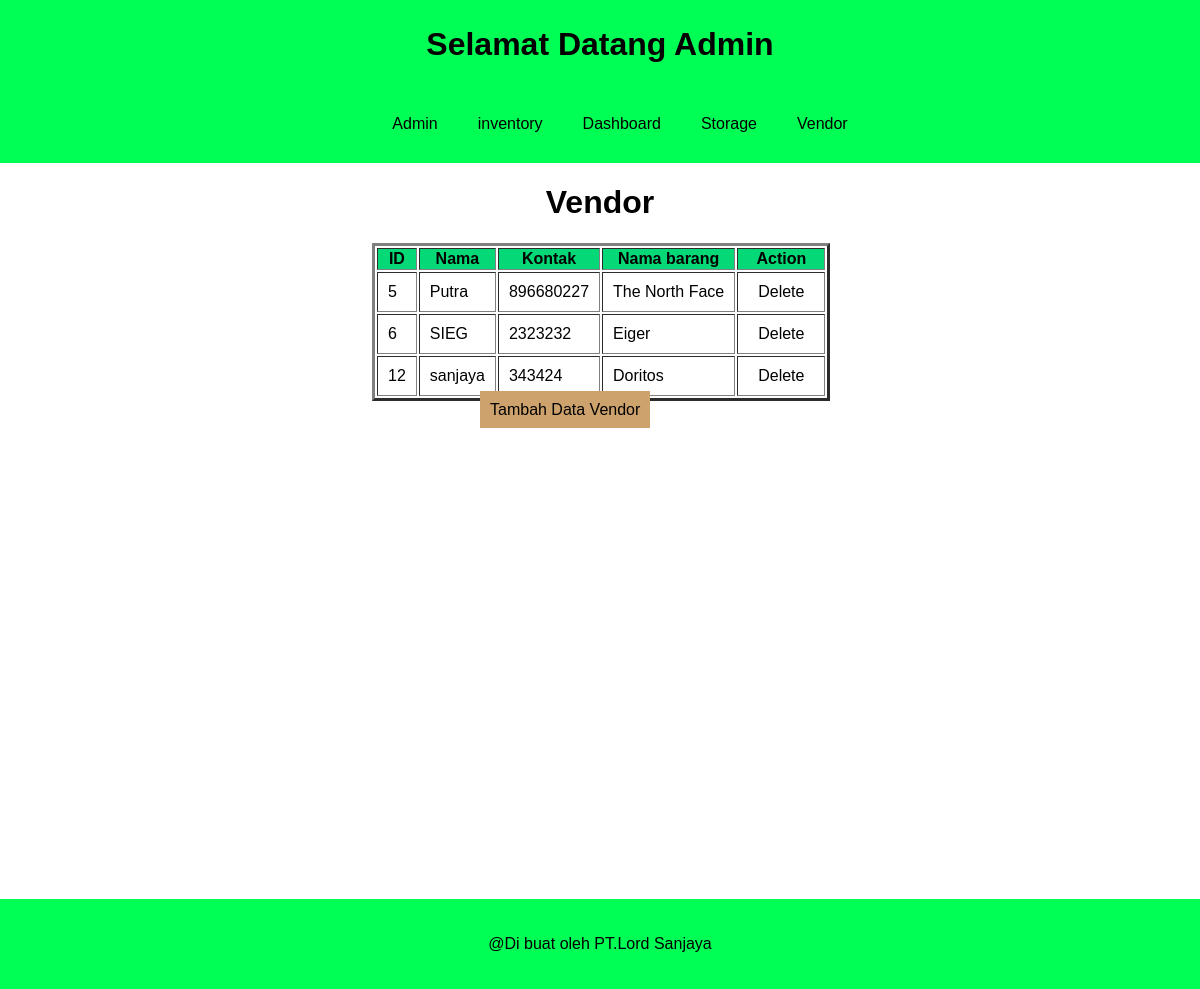
The app's page /vendor.php with its own data.
### tables this page shows
CREATE TABLE `vendor` (
  `id_vendor` int(11) NOT NULL,
  `Nama` varchar(200) NOT NULL,
  `Kontak` int(11) NOT NULL,
  `Nama_barang` varchar(200) NOT NULL
);

### vendor.php (the view, shortened to what this page needs)
<?php
$servername = "localhost";
$username = "root";
$password = "";
$dbname = "stok";
$conn = new mysqli($servername, $username, $password, $dbname);
$sql = "SELECT id_vendor, Nama, Kontak, Nama_barang FROM vendor";
$result = $conn->query($sql);
include 'header.php';
?>
<!DOCTYPE html>
<html lang="en">
<head>
    <link rel="stylesheet" href="tabel.css">
</head>
<body>
<h1>Vendor</h1>
<table border="3" class="gup">
    <tr>
        <th>ID</th>
        <th>Nama</th>
        <th>Kontak</th>
        <th>Nama barang</th>
        <th>Action</th>
    </tr>
    <?php
    if ($result->num_rows > 0) {
        while($row = $result->fetch_assoc()) {
            echo "<tr>";
            echo "<td>" . $row['id_vendor'] . "</td>";
            echo "<td>" . $row['Nama'] . "</td>";
            echo "<td>" . $row['Kontak'] . "</td>";
            echo "<td>" . $row['Nama_barang'] . "</td>";
            echo "<td><a href='delete_vendor.php?id_vendor=" . $row['id_vendor'] . "' onclick='return confirm(\"Apakah Anda yakin ingin menghapus data ini?\")'>Delete</a></td>";
            echo "</tr>";
        }
    } else {
        echo "<tr><td colspan='5'>Tidak ada data</td></tr>";
    }
    ?>
</table>
<a href="tambah_data_vendor.php" class="tom">Tambah Data Vendor</a>
</body>
</html>
<?php
include 'footer.php';
?>

### Header.php (shortened to what this page needs)
<!DOCTYPE html>
<html lang="en">
<head>
    <link rel="stylesheet" href="Header.css">
</head>
<body>
    <header>
    <h1>Selamat Datang Admin</h1>
     <div class="menu">
        <ul>
            <li><a href="Admin.php">Admin</a></li>
            <li><a href="inventory.php">inventory</a></li>
            <li><a href="dashboard.php">Dashboard</a></li>
            <li><a href="storage.php">Storage</a></li>
            <li><a href="vendor.php">Vendor</a></li>
        </ul>
     </div>
    </header>
</body>
</html>

### footer.php (shortened to what this page needs)
<!DOCTYPE html>
<html lang="en">
<head>
    <link rel="stylesheet" href="footer.css">
</head>
<body>
    <footer>
      <p>@Di buat oleh PT.Lord Sanjaya</p>
    </footer>
</body>
</html>

### Header.css (style rules this page uses)
body { margin: 0; font-family: sans-serif; }
header { background-color: rgb(0, 255, 85) ; padding-top: 5px; text-align: center; justify-content: center; }
.menu,ul { display: flex; margin: 10px; justify-content: center; }
.menu,li,a { color: rgb(0, 0, 0); text-decoration: none; list-style: none; padding: 10px; }

### tabel.css (style rules this page uses)
h1 { text-align: center; }
.gup { margin-left: 31%; align-content: center; }
tr { background-color: rgb(5, 216, 118); border-radius: 0; box-sizing: content-box; padding: 10px; }
td { background-color: rgb(255, 255, 255); border-radius: 0; box-sizing: content-box; padding: 10px; }
.tom { background-color: rgb(206, 162, 109) ; font-family: sans-serif; margin-left: 36%; margin: 40%; }

### footer.css (style rules this page uses)
body { margin: 0; font-family: 'Lucida Sans', 'Lucida Sans Regular', 'Lucida Grande', 'Lucida Sans Unicode', Geneva, Verdana, sans-serif; }
footer { margin-top:40%; background-color: rgb(0, 255, 85) ; padding: 20px; text-align: center; justify-content: center; }

### records on screen
vendor: id_vendor "5", Nama "Putra", Kontak "896680227", Nama_barang "The North Face"
vendor: id_vendor "6", Nama "SIEG", Kontak "2323232", Nama_barang "Eiger"
vendor: id_vendor "12", Nama "sanjaya", Kontak "343424", Nama_barang "Doritos"
